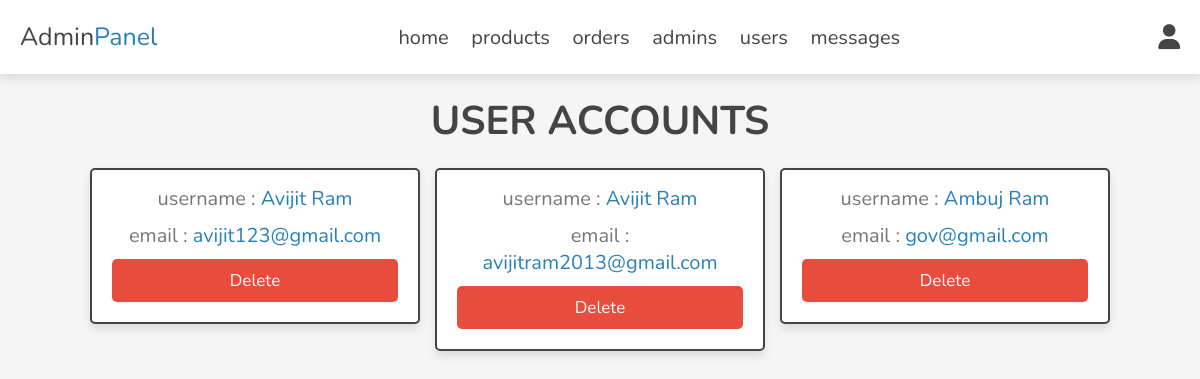
The app's page /Admin/admin/users_accounts.php (signed in) with its own data.
### tables this page shows
CREATE TABLE `users` (
  `userID` int(100) NOT NULL,
  `Fname` varchar(20) NOT NULL,
  `Lname` varchar(20) NOT NULL,
  `email` varchar(50) NOT NULL,
  `password` varchar(50) NOT NULL,
  `image` longtext NOT NULL,
  `registerDate` varchar(20) NOT NULL
);

### Admin/admin/users_accounts.php (the view, shortened to what this page needs)
<?php
include '../components/connect.php';
?>
<!DOCTYPE html>
<html lang="en">
<head>
   <link rel="stylesheet" href="https://cdnjs.cloudflare.com/ajax/libs/font-awesome/6.1.1/css/all.min.css">
   <link rel="stylesheet" href="../css/admin_style.css">
</head>
<body>
<?php include '../components/admin_header.php'; ?>
<section class="accounts">
   <h1 class="heading">user accounts</h1>
   <div class="box-container">
   <?php
      $select_accounts = $conn->prepare("SELECT * FROM `users`");
      $select_accounts->execute();
      if($select_accounts->rowCount() > 0){
         while($fetch_accounts = $select_accounts->fetch(PDO::FETCH_ASSOC)){
   ?>
   <div class="box">
      <p> username : <span><?= $fetch_accounts['Fname']; ?></span> <span><?= $fetch_accounts['Lname']; ?></span> </p>
      <p> email : <span><?= $fetch_accounts['email']; ?></span> </p>
      <a href="users_accounts.php?delete=<?= $fetch_accounts['userID']; ?>" onclick="return confirm('delete this account? the user related information will also be delete!')" class="delete-btn">delete</a>
   </div>
   <?php
         }
      }else{
         echo '<p class="empty">no accounts available!</p>';
      }
   ?>
   </div>
</section>
</body>
</html>

### Admin/css/admin_style.css (style rules this page uses)
:root { --main-color:#2980b9; --orange:#f39c12; --red:#e74c3c; --black:#444; --white:#fff; --light-color:#777; --light-bg:#f5f5f5; --border:.2rem solid var(--black); --box-shadow:0 .5rem 1rem rgba(0,0,0,.1); }
* { font-family: 'Nunito', sans-serif; margin:0; padding:0; box-sizing: border-box; outline: none; border:none; text-decoration: none; }
html { font-size: 62.5%; overflow-x: hidden; }
body { background-color: var(--light-bg); }
section { padding:2rem; max-width: 1200px; margin:0 auto; }
.heading { font-size: 4rem; color:var(--black); margin-bottom: 2rem; text-align: center; text-transform: uppercase; }
.btn, .delete-btn, .option-btn { display: block; width: 100%; margin-top: 1rem; border-radius: .5rem; padding:1rem 3rem; font-size: 1.7rem; text-transform: capitalize; color:var(--white); cursor: pointer; text-align: center; }
.delete-btn { background-color: var(--red); }
.accounts .box-container { display: grid; grid-template-columns: repeat(auto-fit, 33rem); gap:1.5rem; align-items: flex-start; justify-content: center; }
.accounts .box-container .box { padding:2rem; padding-top: .5rem; border-radius: .5rem; text-align: center; border:var(--border); background-color: var(--white); box-shadow: var(--box-shadow); }
.accounts .box-container .box p { font-size: 2rem; color:var(--light-color); margin: 1rem 0; }
.accounts .box-container .box p span { color:var(--main-color); }

### records on screen
users: Fname "Avijit", Lname "Ram", email "avijit123@gmail.com"
users: Fname "Avijit", Lname "Ram", email "avijitram2013@gmail.com"
users: Fname "Ambuj", Lname "Ram", email "gov@gmail.com"
